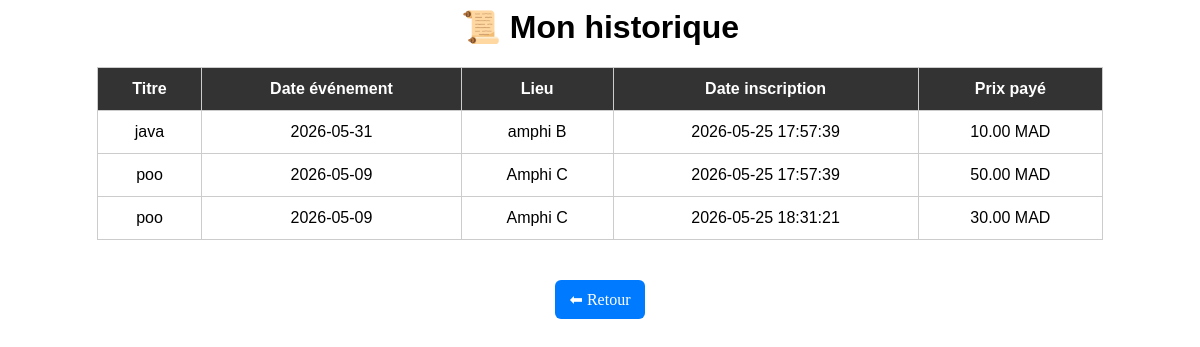
/historique.php (signed in), run on the app's committed database.
### tables this page shows
CREATE TABLE `inscription` (
  `id_inscription` int(11) NOT NULL,
  `id_utilisateur` int(11) DEFAULT NULL,
  `id_evenement` int(11) DEFAULT NULL,
  `date_inscription` datetime DEFAULT NULL,
  `prix_applique` decimal(10,2) DEFAULT NULL
);

CREATE TABLE `events` (
  `id_event` int(11) NOT NULL,
  `titre` varchar(255) DEFAULT NULL,
  `description` text DEFAULT NULL,
  `date_event` date DEFAULT NULL,
  `lieu` varchar(255) DEFAULT NULL,
  `prix_etudiant` decimal(10,2) DEFAULT NULL,
  `prix_public` decimal(10,2) DEFAULT NULL
);

### historique.php (the view, shortened to what this page needs)
<?php
require_once("connexion.php");
$id_user = (int) $_SESSION['user'];
$sql = "SELECT i.*, e.titre, e.date_event, e.lieu
        FROM inscription i
        JOIN Events e ON i.id_evenement = e.id_event
        WHERE i.id_utilisateur = ?";
$stmt = $pdo->prepare($sql);
$stmt->execute([$id_user]);
echo "<h1 style='text-align:center;font-family:Arial'>📜 Mon historique</h1>";
echo "<table>";
echo "<tr>
        <th>Titre</th>
        <th>Date événement</th>
        <th>Lieu</th>
        <th>Date inscription</th>
        <th>Prix payé</th>
      </tr>";
while($row = $stmt->fetch()){
    echo "<tr>";
    echo "<td>".$row['titre']."</td>";
    echo "<td>".$row['date_event']."</td>";
    echo "<td>".$row['lieu']."</td>";
    echo "<td>".$row['date_inscription']."</td>";
    echo "<td>".$row['prix_applique']." MAD</td>";
    echo "</tr>";
}
echo "</table>";
echo "<div style='text-align:center;margin-top:20px'>
        <a class='btn' href='afficher_evenements.php'>⬅ Retour</a>
      </div>";
?>

### historique.php (style rules this page uses)
table { width:85%; margin:auto; border-collapse: collapse; font-family: Arial; margin-top:20px; }
th, td { border:1px solid #ccc; padding:12px; text-align:center; }
th { background:#333; color:white; }
.btn { display:inline-block; margin-top:20px; padding:10px 15px; background:#007bff; color:white; text-decoration:none; border-radius:6px; }

### data on the page
inscription: events.titre "java", events.date_event "2026-05-31", events.lieu "amphi B", date_inscription "2026-05-25 17:57:39", prix_applique "10.00"
inscription: events.titre "poo", events.date_event "2026-05-09", events.lieu "Amphi C", date_inscription "2026-05-25 17:57:39", prix_applique "50.00"
inscription: events.titre "poo", events.date_event "2026-05-09", events.lieu "Amphi C", date_inscription "2026-05-25 18:31:21", prix_applique "30.00"
